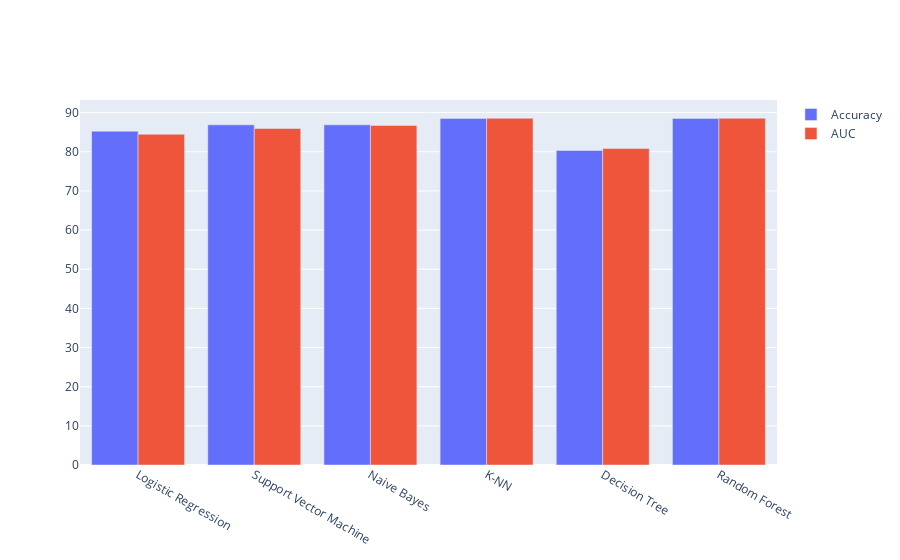

Notebook source saved alongside this figure:
### Markdown cell above
**Accuracy and AUC (Area Under Curve) Scores**

### Code cell
figbar = go.Figure(data=[
    go.Bar(name='Accuracy', x=model_list, y=accuracy_values),
    go.Bar(name='AUC', x=model_list, y=roc_auc)
])
# Change the bar mode
figbar.update_layout(barmode='group')
figbar.show()

### Figure 1 — Plotly figure (JSON) as saved in the notebook; plotly's stock layout.template omitted (floating-point values rounded to 4 significant figures)
{"data": [{"name": "Accuracy", "type": "bar", "x": ["Logistic Regression", "Support Vector Machine", "Naive Bayes", "K-NN", "Decision Tree", "Random Forest"], "y": [85.25, 86.89, 86.89, 88.52, 80.33, 88.52]}, {"name": "AUC", "type": "bar", "x": ["Logistic Regression", "Support Vector Machine", "Naive Bayes", "K-NN", "Decision Tree", "Random Forest"], "y": [84.48, 85.95, 86.71, 88.56, 80.83, 88.56]}], "layout": {"barmode": "group"}}
